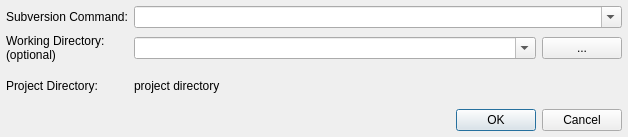
<?xml version="1.0" encoding="UTF-8"?>
<ui version="4.0">
 <class>SvnCommandDialog</class>
 <widget class="QDialog" name="SvnCommandDialog">
  <property name="geometry">
   <rect>
    <x>0</x>
    <y>0</y>
    <width>628</width>
    <height>137</height>
   </rect>
  </property>
  <property name="windowTitle">
   <string>Subversion Command</string>
  </property>
  <layout class="QVBoxLayout">
   <item>
    <layout class="QGridLayout">
     <item row="0" column="0">
      <widget class="QLabel" name="textLabel1">
       <property name="toolTip">
        <string/>
       </property>
       <property name="text">
        <string>Subversion Command:</string>
       </property>
      </widget>
     </item>
     <item row="0" column="1" colspan="2">
      <widget class="QComboBox" name="commandCombo">
       <property name="sizePolicy">
        <sizepolicy hsizetype="Expanding" vsizetype="Fixed">
         <horstretch>0</horstretch>
         <verstretch>0</verstretch>
        </sizepolicy>
       </property>
       <property name="toolTip">
        <string>Enter the Subversion command to be executed with all necessary parameters</string>
       </property>
       <property name="whatsThis">
        <string>&lt;b&gt;Subversion Command&lt;/b&gt;
&lt;p&gt;Enter the Subversion command to be executed including all necessary 
parameters. If a parameter of the commandline includes a space you have to 
surround this parameter by single or double quotes. Do not include the name 
of the subversion client executable (i.e. svn).&lt;/p&gt;</string>
       </property>
       <property name="editable">
        <bool>true</bool>
       </property>
       <property name="insertPolicy">
        <enum>QComboBox::InsertAtTop</enum>
       </property>
       <property name="autoCompletion">
        <bool>true</bool>
       </property>
       <property name="duplicatesEnabled">
        <bool>false</bool>
       </property>
      </widget>
     </item>
     <item row="1" column="2">
      <widget class="QPushButton" name="dirButton">
       <property name="toolTip">
        <string>Select the working directory via a directory selection dialog</string>
       </property>
       <property name="whatsThis">
        <string>&lt;b&gt;Working directory&lt;/b&gt;
&lt;p&gt;Select the working directory for the Subversion command via a directory selection dialog.&lt;/p&gt;</string>
       </property>
       <property name="text">
        <string>...</string>
       </property>
      </widget>
     </item>
     <item row="1" column="1">
      <widget class="QComboBox" name="workdirCombo">
       <property name="sizePolicy">
        <sizepolicy hsizetype="Expanding" vsizetype="Fixed">
         <horstretch>0</horstretch>
         <verstretch>0</verstretch>
        </sizepolicy>
       </property>
       <property name="toolTip">
        <string>Enter the working directory for the Subversion command</string>
       </property>
       <property name="whatsThis">
        <string>&lt;b&gt;Working directory&lt;/b&gt;
&lt;p&gt;Enter the working directory for the Subversion command.
This is an optional entry. The button to the right will open a 
directory selection dialog.&lt;/p&gt;</string>
       </property>
       <property name="editable">
        <bool>true</bool>
       </property>
       <property name="insertPolicy">
        <enum>QComboBox::InsertAtTop</enum>
       </property>
       <property name="autoCompletion">
        <bool>true</bool>
       </property>
       <property name="duplicatesEnabled">
        <bool>false</bool>
       </property>
      </widget>
     </item>
     <item row="1" column="0">
      <widget class="QLabel" name="textLabel2">
       <property name="text">
        <string>Working Directory:&lt;br&gt;(optional)</string>
       </property>
      </widget>
     </item>
     <item row="2" column="0">
      <widget class="QLabel" name="textLabel3">
       <property name="sizePolicy">
        <sizepolicy hsizetype="Minimum" vsizetype="Preferred">
         <horstretch>0</horstretch>
         <verstretch>0</verstretch>
        </sizepolicy>
       </property>
       <property name="text">
        <string>Project Directory:</string>
       </property>
      </widget>
     </item>
     <item row="2" column="1" colspan="2">
      <widget class="QLabel" name="projectDirLabel">
       <property name="sizePolicy">
        <sizepolicy hsizetype="Expanding" vsizetype="Preferred">
         <horstretch>0</horstretch>
         <verstretch>0</verstretch>
        </sizepolicy>
       </property>
       <property name="toolTip">
        <string>This shows the root directory of the current project.</string>
       </property>
       <property name="text">
        <string>project directory</string>
       </property>
      </widget>
     </item>
    </layout>
   </item>
   <item>
    <widget class="QDialogButtonBox" name="buttonBox">
     <property name="orientation">
      <enum>Qt::Horizontal</enum>
     </property>
     <property name="standardButtons">
      <set>QDialogButtonBox::Cancel|QDialogButtonBox::Ok</set>
     </property>
    </widget>
   </item>
  </layout>
 </widget>
 <layoutdefault spacing="6" margin="6"/>
 <pixmapfunction>qPixmapFromMimeSource</pixmapfunction>
 <tabstops>
  <tabstop>commandCombo</tabstop>
  <tabstop>workdirCombo</tabstop>
  <tabstop>dirButton</tabstop>
  <tabstop>buttonBox</tabstop>
 </tabstops>
 <resources/>
 <connections>
  <connection>
   <sender>buttonBox</sender>
   <signal>accepted()</signal>
   <receiver>SvnCommandDialog</receiver>
   <slot>accept()</slot>
   <hints>
    <hint type="sourcelabel">
     <x>27</x>
     <y>103</y>
    </hint>
    <hint type="destinationlabel">
     <x>27</x>
     <y>119</y>
    </hint>
   </hints>
  </connection>
  <connection>
   <sender>buttonBox</sender>
   <signal>rejected()</signal>
   <receiver>SvnCommandDialog</receiver>
   <slot>reject()</slot>
   <hints>
    <hint type="sourcelabel">
     <x>137</x>
     <y>100</y>
    </hint>
    <hint type="destinationlabel">
     <x>137</x>
     <y>123</y>
    </hint>
   </hints>
  </connection>
 </connections>
</ui>
